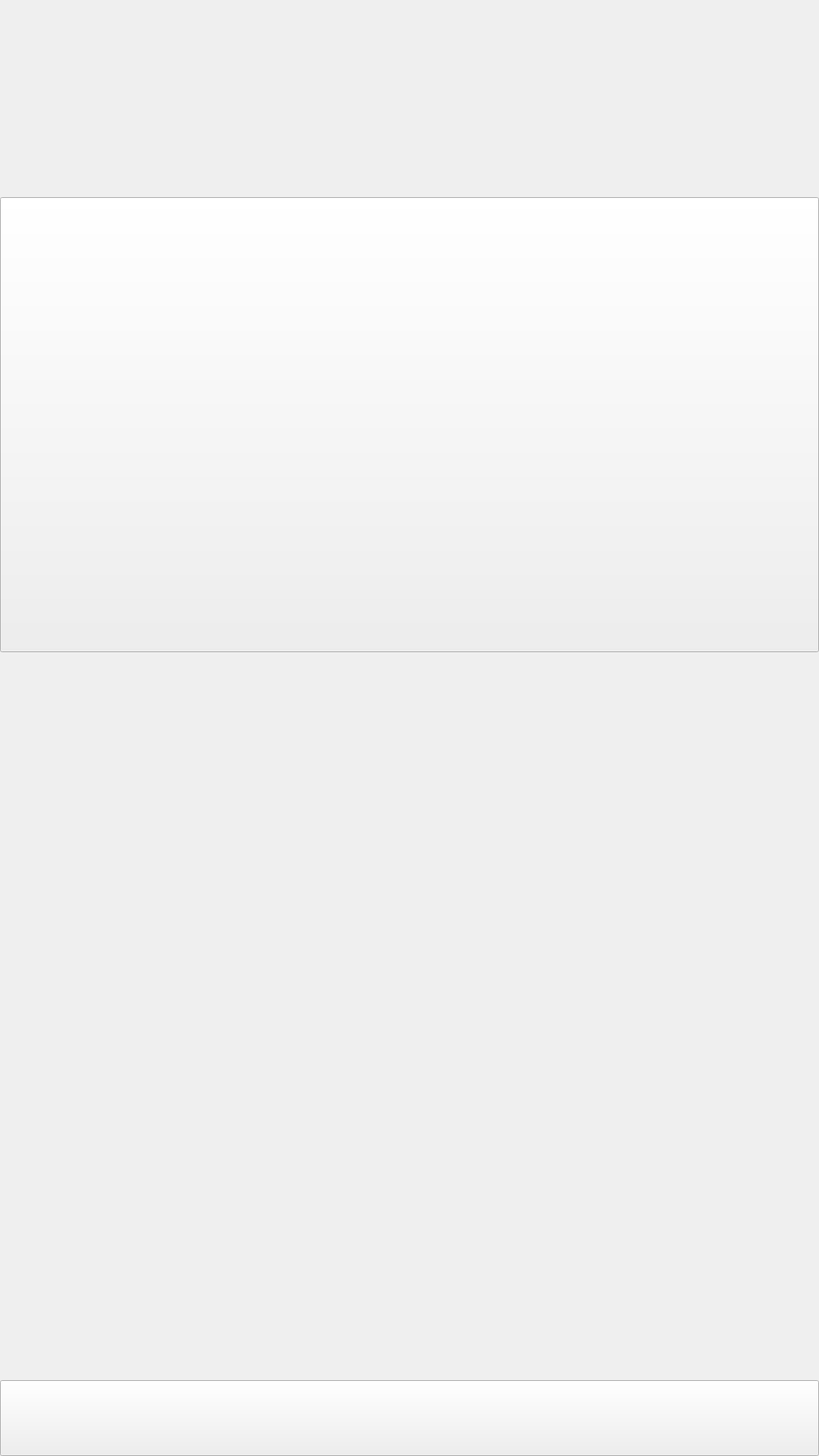
<?xml version="1.0" encoding="UTF-8"?>
<ui version="4.0">
 <class>productPage_2</class>
 <widget class="QWidget" name="productPage_2">
  <property name="geometry">
   <rect>
    <x>0</x>
    <y>0</y>
    <width>1080</width>
    <height>1920</height>
   </rect>
  </property>
  <property name="windowTitle">
   <string>Form</string>
  </property>
  <widget class="QPushButton" name="previousPage_Button">
   <property name="geometry">
    <rect>
     <x>0</x>
     <y>1820</y>
     <width>1080</width>
     <height>100</height>
    </rect>
   </property>
   <property name="text">
    <string/>
   </property>
  </widget>
  <widget class="QPushButton" name="selection7_Button">
   <property name="geometry">
    <rect>
     <x>0</x>
     <y>260</y>
     <width>1080</width>
     <height>600</height>
    </rect>
   </property>
   <property name="text">
    <string/>
   </property>
  </widget>
 </widget>
 <resources/>
 <connections/>
</ui>
